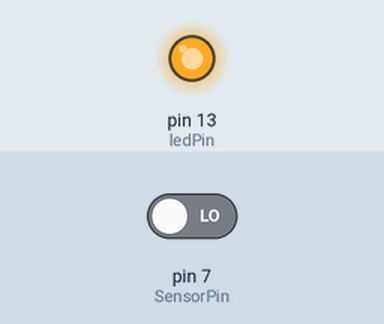
Bench run of a sketch on a simulated Arduino Uno, built with avr-gcc and run on an emulated ATmega328P. On the bench: output pins drawn as LEDs (lit = HIGH). Inputs (shaded band) come from the test bench; at power-on: pin 7 (SensorPin) LOW. What the sketch prints to the serial monitor is not drawn.

Above: at 1.2 s.
1.3 s: pin 7 (SensorPin) driven HIGH
At 2.3 s:
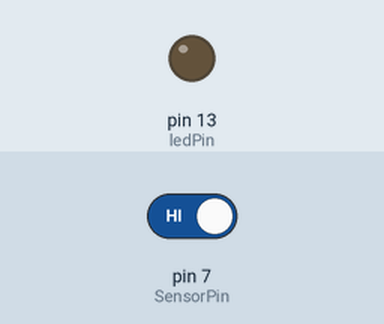
2.8 s: pin 7 (SensorPin) driven LOW
At 3.5 s:
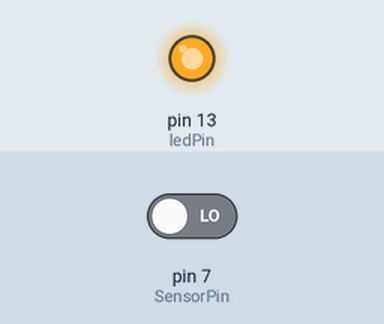
Timing chart, 0 to 5.8 s (numbered marks = the images above; inputs shaded):
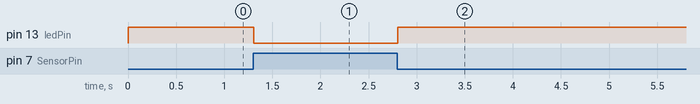

Measured:
- after the input at 1.3 s, pin 13 (ledPin): HIGH → LOW at once
- after the input at 2.8 s, pin 13 (ledPin): LOW → HIGH at once

The sketch:

Touch_Switch.ino
```cpp
/***************************************************
name:Touch Switch
function:
************************************************/
//Email:support@sunfounder.com
//Website:www.sunfounder.com


const int SensorPin=7; //touch switch attach to pin7
const int ledPin = 13; //pin13 built-in led

int SensorState=0; //store the value of touch switch

void setup()
{
  pinMode(SensorPin,INPUT);//set sensorPin as INPUT
  pinMode(ledPin,OUTPUT); // set ledPin as OUTPUT
  Serial.begin(9600); //initialize the serial monitor
}

void loop()
{
  SensorState=digitalRead(SensorPin);//read the value of pin7
  Serial.println( SensorState);//print it in serial monitor
  if(SensorState==HIGH) //if the value is HIGH
  {
    digitalWrite(ledPin,LOW); //turn off the led
  }
  else
  {
    digitalWrite(ledPin,HIGH); //turn on the led
  }
}
```
